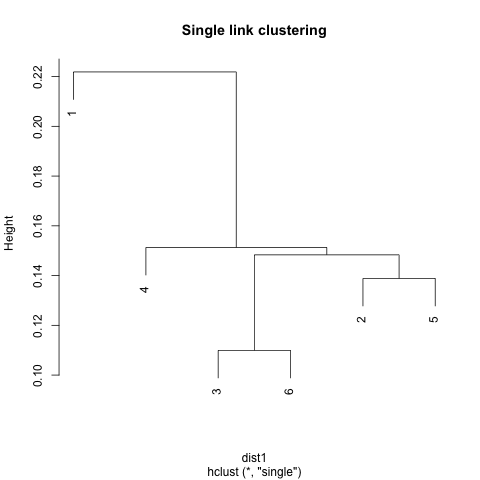

R code for this plot:
cat("\014")                     # clears all the variables 
rm(list=ls(all=TRUE))           # remove all variables of the workspace

library(tidyverse)              # data manipulation 
library(dplyr)                  # can be avoided loading tidyverse
library(tidyr)                  # can be avoided loading tidyverse
library(RColorBrewer)           # Pacchetto per creare palette di colori più accattivanti
library(ggplot2)                # data visualization
library(rpart)
library(plyr)
library(partykit)
library(scales)
library(MLmetrics)

df <- read.csv("points.csv", sep=";", dec = ",")
df$labels <- paste(df$punto, "(",df$x,",",df$y,")")

dev.new()
ggplot(data = df, mapping = aes(x = x, y = y, label = punto)) + 
  geom_point()+
  geom_text(hjust = 0, nudge_x = 0.01) +
  theme_void() # white bakground with lines

ggsave("points.png",  width = 3, height = 3 )
dev.off()


dist1 <- dist(df[2:3])          # matrice dell distanze euclidee (da 4 a 99 perchè si calcola su tutti i 19 min di ciascun giorno di df1)
hc_single <- hclust(dist1, method = "single") #cluster gererchico (agglomerativo) con metodo ward
dev.new()
png(file = "single.png", bg = "white", width = 300, heigth = 300)                   # to save automatically image in WD
plot(hc_single, main = "Single link clustering")
# rect.hclust(hc_single, k=3, border="red")
dev.off()

hc_complete <- hclust(dist1, method = "complete") #cluster gererchico (agglomerativo) con metodo ward
dev.new()
png(file = "complete.png", bg = "white")                   # to save automatically image in WD
plot(hc_complete, main = "Complete link clustering")
dev.off()

hc_group <- hclust(dist1, method = "average") #cluster gererchico (agglomerativo) con metodo ward
dev.new()
png(file = "group.png", bg = "white")                   # to save automatically image in WD
plot(hc_group, main = "Group average clustering")
dev.off()

hc_ward <- hclust(dist1, method = "ward.D2") #cluster gererchico (agglomerativo) con metodo ward
dev.new()
png(file = "ward.png", bg = "white")                   # to save automatically image in WD
plot(hc_ward, main = "Ward's clustering")
dev.off()

